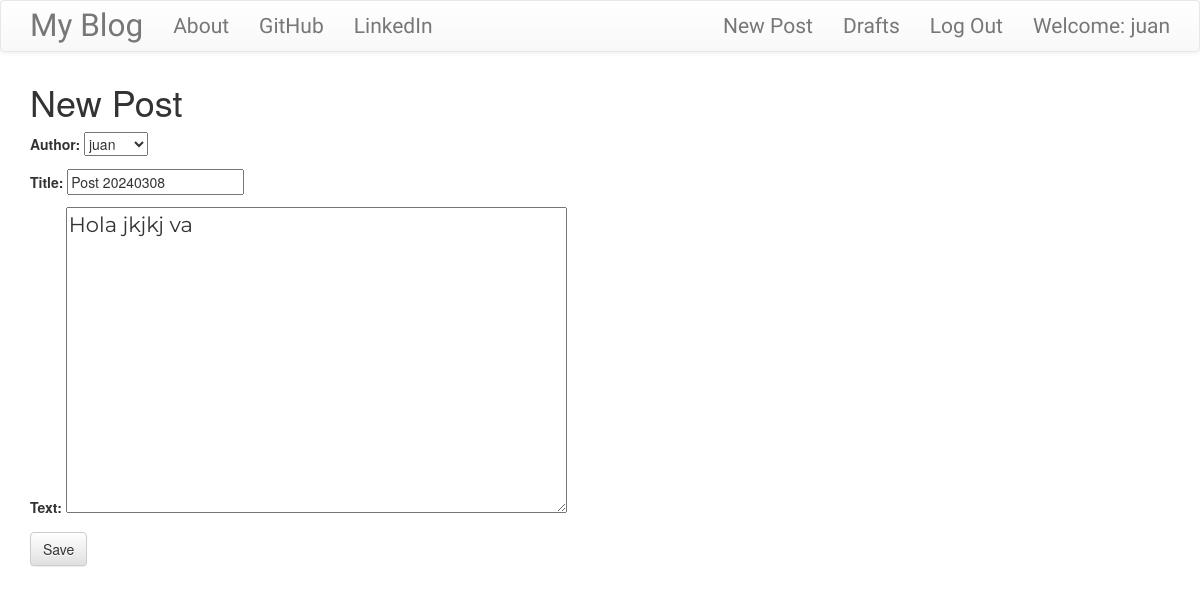
Screenshot of /post/9/edit/ (signed in) with the database file from the repository.
### blog/models.py (models this page shows, shortened)
class Post(models.Model):
    author = models.ForeignKey('auth.User', on_delete=models.CASCADE,)
    title = models.CharField(max_length=200)
    text =models.TextField()
    created_date = models.DateTimeField(default=timezone.now)
    published_date = models.DateTimeField(blank=True,null=True)

### blog/views.py (the view)
# urls.py: path('post/<int:pk>/edit/', views.PostUpdateView.as_view(), name='post_edit'),
class PostUpdateView(LoginRequiredMixin,UpdateView):
    login_url ='/login/'
    redirect_field_name = 'blog/post_detail.html'
    form_class = PostForm
    model = Post

### blog/forms.py
class PostForm(forms.ModelForm):
    class Meta():
        model = Post
        fields = ('author','title','text')
        widgets = {
            'title':forms.TextInput(attrs={'class': 'textinputclass'}),
            'text':forms.Textarea(attrs={'class':'editable medium-editor-textarea postcontent'})
        }

### blog/templates/blog/post_form.html (shortened to what this page needs)
{% extends "blog/base.html"%}
{% block content %}
  <h1>New Post</h1>
  <form class="post-form" method="POST">
    {{form.as_p}}
    <button type="submit" class='save btn btn-default'>Save</button>
  </form>
{% endblock %}

### blog/templates/blog/base.html (shortened to what this page needs)
<!DOCTYPE html>
{% load static %}
<html lang="en" dir="ltr">
  <head>
    <link rel="stylesheet" href="https://cdn.jsdelivr.net/npm/bootstrap@3.3.7/dist/css/bootstrap.min.css">
    <link rel="stylesheet" href="https://cdn.jsdelivr.net/npm/bootstrap@3.3.7/dist/css/bootstrap-theme.min.css">
    <link rel="stylesheet" href="//cdn.jsdelivr.net/npm/medium-editor@latest/dist/css/medium-editor.min.css" type="text/css" media="screen" charset="utf-8">
    <link rel="stylesheet" href="{% static 'css/blog.css'%}">
  </head>
  <body class='loader'>
    <nav class="navbar navbar-default techfont custom-navbar">
      <div class="container">
        <ul class="nav navbar-nav">
          <li> <a class='navbar-brand bigbrand' href="{% url 'post_list' %}">My Blog</a></li>
          <li> <a href="{% url 'about' %}">About</a> </li>
          <li> <a href="https://www.github.com">GitHub</a> </li>
          <li> <a href="https://www.linkedin.com">LinkedIn</a>  </li>
        </ul>
        <ul class="nav navbar-nav navbar-right">
          {% if user.is_authenticated %}
          <li>
            <a href="{% url 'post_new' %}">New Post</a>
          </li>
          <li>
            <a href="{% url 'post_draft_list' %}">Drafts</a>
          </li>
          <li>
            <a href="{% url 'logout' %}">Log Out</a>
          </li>
          <li>
            <a>Welcome: {{user.username}}</a>
          </li>
            {% else %}
            <li> <a class='nav navbar-right' href="{% url 'login' %}"> <span class='glyphicon glyphicon-user'></span> </a> </li>
          {% endif %}
        </ul>
      </div>
    </nav>
    <div class="content container">
      <div class="row">
        <div class="col-md-8">
          <div class="blog_posts">
            {% block content %}
            {% endblock %}
          </div>
        </div>
      </div>
    </div>
  </body>
</html>

### blog/static/css/blog.css (style rules this page uses)
.techfont { font-family: 'Russo One',sans-serif; font-size: 1.5em; margin-bottom: 10px; }
.bigbrand { font-size: 1.5em; }
.postcontent { font-family: 'Montserrat'; font-size: 1.5em; }
.loader { filter:hue-rotate(0deg); color:linear-gradient(45deg,#0f8,#08f); animation:hue 10000ms infinite linear; }

### rows the page displays
Post: author "juan", title "Post 20240308", text "Hola jkjkj va"

### other values shown
{{ user.username }} "juan"
